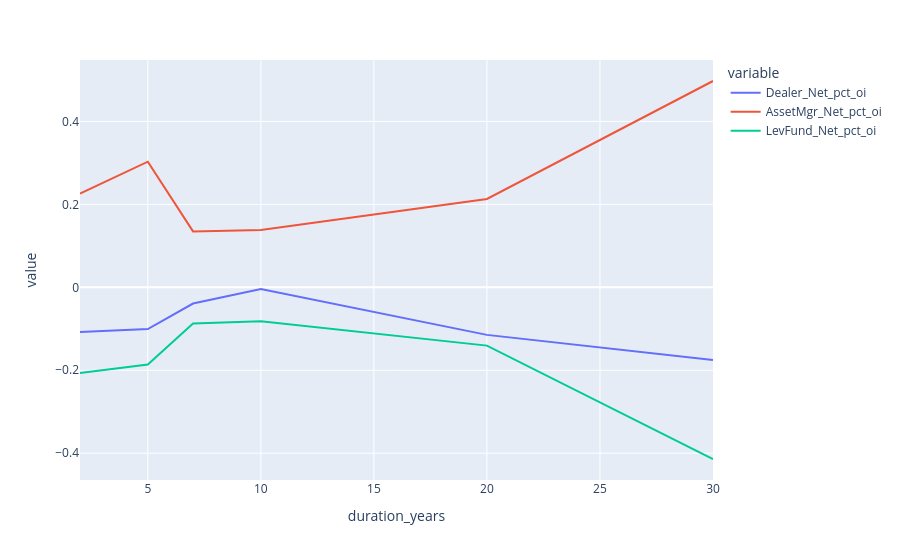

Here is the notebook cell this chart was saved with:
### Code cell
px.line(rates_df, x = 'duration_years', y = ['Dealer_Net_pct_oi', 'AssetMgr_Net_pct_oi', 'LevFund_Net_pct_oi' ] )

### Figure 1 — Plotly figure (JSON) as saved in the notebook; plotly's stock layout.template omitted (floating-point values rounded to 4 significant figures)
{"data": [{"hovertemplate": "variable=Dealer_Net_pct_oi<br>duration_years=%{x}<br>value=%{y}<extra></extra>", "legendgroup": "Dealer_Net_pct_oi", "line": {"color": "#636efa", "dash": "solid"}, "marker": {"symbol": "circle"}, "mode": "lines", "name": "Dealer_Net_pct_oi", "orientation": "v", "showlegend": true, "type": "scatter", "x": [2, 5, 7, 10, 20, 30], "xaxis": "x", "y": [-0.1077, -0.1007, -0.03915, -0.004208, -0.1147, -0.1751], "yaxis": "y"}, {"hovertemplate": "variable=AssetMgr_Net_pct_oi<br>duration_years=%{x}<br>value=%{y}<extra></extra>", "legendgroup": "AssetMgr_Net_pct_oi", "line": {"color": "#EF553B", "dash": "solid"}, "marker": {"symbol": "circle"}, "mode": "lines", "name": "AssetMgr_Net_pct_oi", "orientation": "v", "showlegend": true, "type": "scatter", "x": [2, 5, 7, 10, 20, 30], "xaxis": "x", "y": [0.2257, 0.3029, 0.1349, 0.138, 0.2131, 0.4975], "yaxis": "y"}, {"hovertemplate": "variable=LevFund_Net_pct_oi<br>duration_years=%{x}<br>value=%{y}<extra></extra>", "legendgroup": "LevFund_Net_pct_oi", "line": {"color": "#00cc96", "dash": "solid"}, "marker": {"symbol": "circle"}, "mode": "lines", "name": "LevFund_Net_pct_oi", "orientation": "v", "showlegend": true, "type": "scatter", "x": [2, 5, 7, 10, 20, 30], "xaxis": "x", "y": [-0.2063, -0.1861, -0.08748, -0.08184, -0.1405, -0.4139], "yaxis": "y"}], "layout": {"legend": {"title": {"text": "variable"}, "tracegroupgap": 0}, "margin": {"t": 60}, "xaxis": {"anchor": "y", "domain": [0, 1], "title": {"text": "duration_years"}}, "yaxis": {"anchor": "x", "domain": [0, 1], "title": {"text": "value"}}}}
